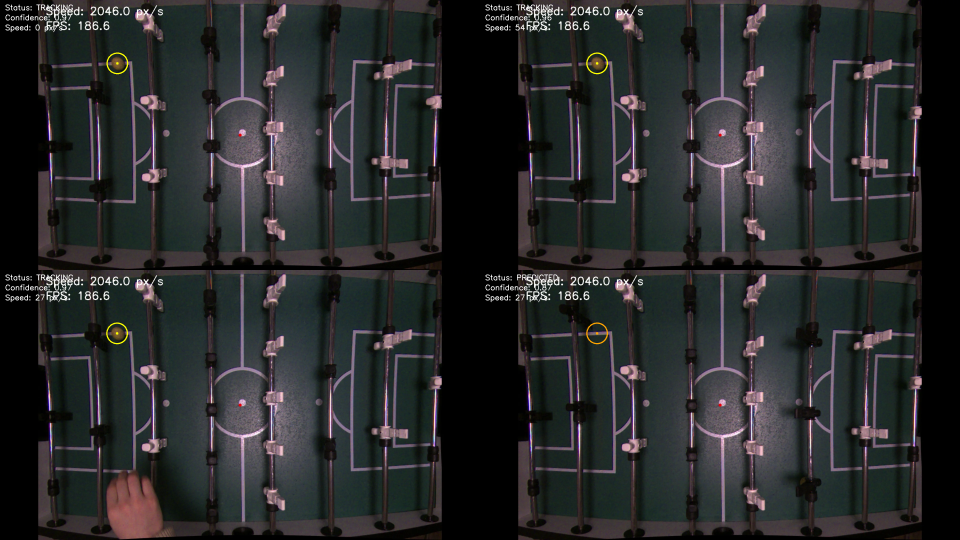
#> input picture v2/tracking_overview.png, 1920 x 1080 px (shown at 1/2 size); its folder holds only this picture in this run
$ python -i ball_tracker_v2.py   (imports and definitions only)
#> lines starting #> are read from the running program, lines starting #| are printed output that depends on the picture; after the words box and inside, x2 and y2 are one past the last pixel; in counts of white or black regions, pixels touching at a corner belong together
#> further down, picture is the input picture: shape (1080, 1920, 3); mean B, G, R 43.1, 42.3, 40.9
"""
Kicker Ball Tracker - Verbesserte Version
==========================================

Integration in bestehendes Projekt:
1. Diese Datei ins Projektverzeichnis kopieren
2. Im Hauptskript importieren:
   from ball_tracker_v2 import BallTracker
3. Alte detect_ball() Funktion ersetzen

Änderungen gegenüber Original:
- HSV-Bereich optimiert für gelben Kickerball
- Kalman-Filter für robustes Tracking bei Verdeckung
- Multi-Frame-Validierung gegen False Positives
- Geschwindigkeitsberechnung mit konfigurierbarer Kalibrierung
- Debug-Visualisierung

Autor: Claude (für Johannes)
Datum: 2025-01
"""

import cv2
import numpy as np
from collections import deque
from dataclasses import dataclass, field
from typing import Optional, Tuple, List
from enum import Enum


class TrackingState(Enum):
    """Status des Ball-Trackings"""
    LOST = 0        # Kein Ball, keine Vorhersage
    TRACKING = 1    # Ball aktiv detektiert
    PREDICTED = 2   # Ball verdeckt, Position vorhergesagt
    SEARCHING = 3   # Suche nach Ball nach Verlust


@dataclass
class BallState:
    """Aktueller Zustand des Balls"""
    x: float = 0.0
    y: float = 0.0
    radius: float = 20.0
    vx: float = 0.0  # Geschwindigkeit X (Pixel/Frame)
    vy: float = 0.0  # Geschwindigkeit Y (Pixel/Frame)
    speed_px_s: float = 0.0  # Geglättete Geschwindigkeit (Pixel/Sekunde)
    confidence: float = 0.0
    state: TrackingState = TrackingState.LOST
    frames_since_detection: int = 0


class KalmanTracker:
    """
    Kalman-Filter für Positions- und Geschwindigkeits-Tracking.
    Optimiert für schnelle Ballbewegungen.
    """

    # [80 lines left out: functions __init__, reset, init_position, predict, update, not called in this run]


class BallDetector:
    """
    HSV-basierte Ball-Detektion mit optimierten Parametern.
    """

    def __init__(self):
        # Primäre HSV-Range (aus Analyse: gelber Kickerball)
        # H: 13-19 (erweitert auf 8-28 für Toleranz)
        # S: 139-170 (erweitert auf 70-255)
        # V: 103+ (erweitert auf 60+)
        self.hsv_ranges = [
            # Primär: Optimiert für den analysierten Ball
            (np.array([8, 80, 70]), np.array([28, 255, 255])),
            # Fallback: Breiterer Bereich für schwierige Lichtverhältnisse
            (np.array([5, 50, 50]), np.array([35, 255, 255])),
        ]

        # Morphologie-Kernel
        self.kernel_open = cv2.getStructuringElement(cv2.MORPH_ELLIPSE, (3, 3))
        self.kernel_close = cv2.getStructuringElement(cv2.MORPH_ELLIPSE, (7, 7))

        # Größenfilter
        self.min_area = 250
        self.max_area = 8000
        self.min_radius = 8
        self.max_radius = 50

        # Formfilter
        self.min_circularity = 0.50

        # Debug
        self.last_mask = None

    def detect(self, frame: np.ndarray,
               search_region: Optional[Tuple[int, int, int, int]] = None,
               use_fallback: bool = False) -> List[Tuple[float, float, float, float, int]]:
        """
        Erkenne Ball im Frame.

        Args:
            frame: BGR-Bild
            search_region: Optional (x, y, w, h) - eingeschränkte Suche
            use_fallback: Breiteren HSV-Bereich nutzen

        Returns:
            Liste von (x, y, radius, confidence, area), sortiert nach confidence
        """
#> called with use_fallback = False
        # ROI extrahieren
        if search_region:
            rx, ry, rw, rh = search_region
            h, w = frame.shape[:2]

            # Grenzen validieren und clampen
            rx = max(0, min(rx, w - 1))
            ry = max(0, min(ry, h - 1))
            rw = max(1, min(rw, w - rx))
            rh = max(1, min(rh, h - ry))

            roi = frame[ry:ry+rh, rx:rx+rw]
            offset = (rx, ry)

            # Fallback wenn ROI zu klein oder leer
            if roi.size == 0 or roi.shape[0] < 10 or roi.shape[1] < 10:
                roi = frame
                offset = (0, 0)
        else:
            roi = frame
            offset = (0, 0)

        # HSV konvertieren
        hsv = cv2.cvtColor(roi, cv2.COLOR_BGR2HSV)
#> hsv: shape (1080, 1920, 3); mean H, S, V 75, 56.3, 47.4

        # HSV-Range wählen
        hsv_range = self.hsv_ranges[1 if use_fallback else 0]

        # Maske erstellen
        mask = cv2.inRange(hsv, hsv_range[0], hsv_range[1])
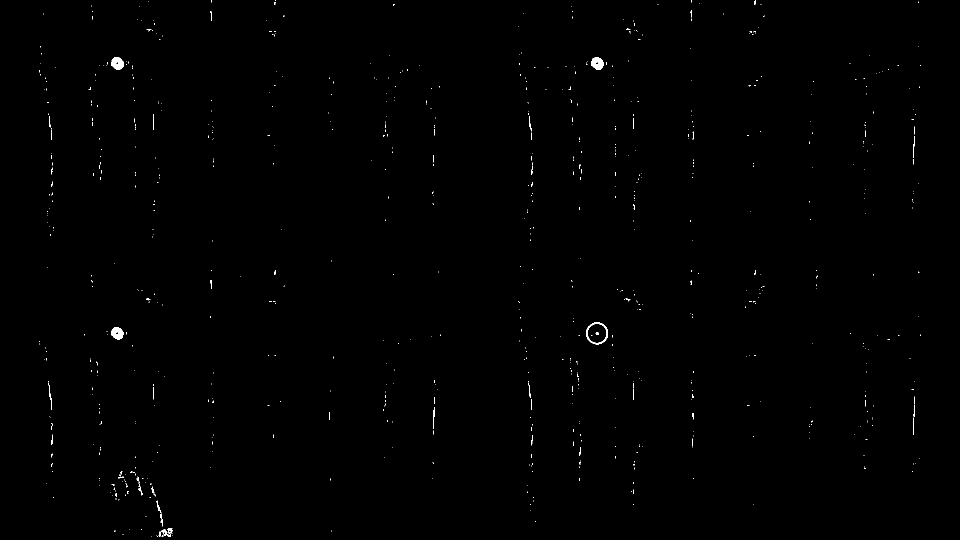
#> mask: shape (1080, 1920) (shown at 1/2 size); 0.26% white; 793 white regions (758 under 20 px), largest, box (x1, y1, x2, y2) and area: (222, 114, 248, 139) 468, (1182, 114, 1208, 139) 465, (222, 654, 247, 679) 454

        # Morphologie
        mask = cv2.morphologyEx(mask, cv2.MORPH_OPEN, self.kernel_open, iterations=1)
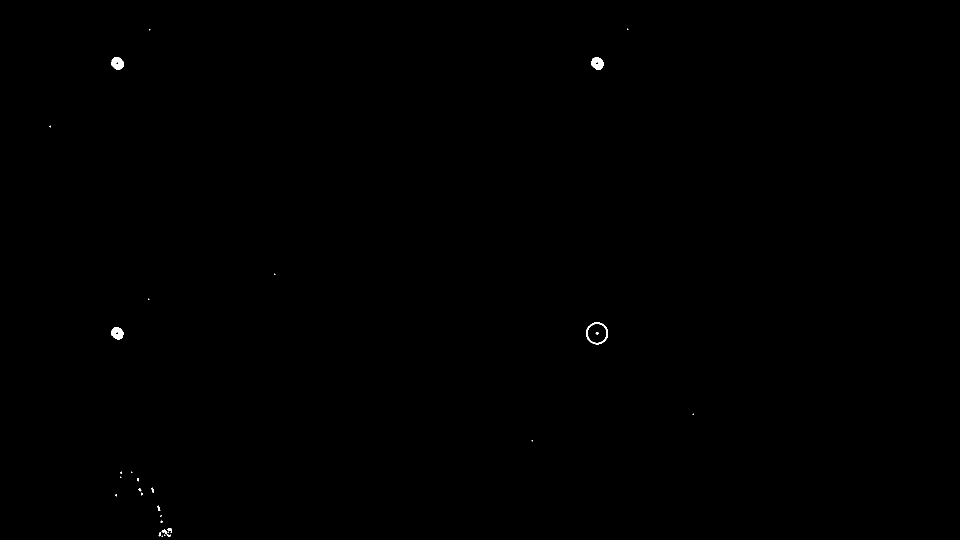
#> mask: shape (1080, 1920) (shown at 1/2 size); 0.11% white; 30 white regions (18 under 20 px), largest, box (x1, y1, x2, y2) and area: (222, 114, 248, 139) 466, (1182, 114, 1208, 139) 464, (222, 654, 247, 679) 454
        mask = cv2.morphologyEx(mask, cv2.MORPH_CLOSE, self.kernel_close, iterations=1)
#> mask: shape (1080, 1920); 0.11% white; 23 white regions (13 under 20 px)

        self.last_mask = mask.copy()

        # Konturen finden
        contours, _ = cv2.findContours(mask, cv2.RETR_EXTERNAL, cv2.CHAIN_APPROX_SIMPLE)
#> contours = 22 contours, 15 with area under 20; largest, box (x1, y1, x2, y2) and area: (1172, 645, 1216, 689) 1466, (222, 114, 248, 139) 454, (1182, 114, 1208, 139) 448, (222, 654, 247, 679) 437, (317, 1057, 344, 1074) 271, (277, 977, 285, 991) 24, (315, 1011, 321, 1022) 24

        candidates = []

        for contour in contours:
            area = cv2.contourArea(contour)

            if not (self.min_area < area < self.max_area):
                continue

            # Minimum Enclosing Circle
            (cx, cy), radius = cv2.minEnclosingCircle(contour)

            if not (self.min_radius < radius < self.max_radius):
                continue

            # Zirkularität
            perimeter = cv2.arcLength(contour, True)
            if perimeter <= 0:
                continue
            circularity = 4 * np.pi * area / (perimeter * perimeter)

            if circularity < self.min_circularity:
                continue

            # Fill Ratio (wie viel des Kreises ist gefüllt)
            circle_area = np.pi * radius * radius
            fill_ratio = area / circle_area if circle_area > 0 else 0

            # Confidence berechnen
            confidence = self._calc_confidence(circularity, fill_ratio, area)

            # Position mit Offset
            candidates.append((
                cx + offset[0],
                cy + offset[1],
                radius,
                confidence,
                int(area)
            ))
#> this loop made 22 passes
#> area on passes 4, 6: 24, 24.5
#> after the loop, candidates = [(330, 1064, 14.32, 0.611, 271), (234.7, 666.2, 13.04, 0.929, 437), (1193.7, 666.2, 22.11, 0.998, 1466), (1193.8, 126.8, 13.32, 0.93, 448), (234.8, 126.2, 13.1, 0.93, 453)]

        # Sortiere nach Confidence
        candidates.sort(key=lambda c: c[3], reverse=True)

        return candidates

    def _calc_confidence(self, circularity: float, fill_ratio: float, area: int) -> float:
        """Confidence-Score berechnen"""
        # Zirkularität: 0.85+ ist ideal
        circ_score = min(circularity / 0.85, 1.0)

        # Fill: 0.7+ ist ideal
        fill_score = min(fill_ratio / 0.70, 1.0)

        # Größe: ~1500 ist ideal
        ideal_area = 1500
        area_diff = abs(area - ideal_area) / ideal_area
        area_score = max(0, 1.0 - area_diff * 0.5)

        return 0.50 * circ_score + 0.30 * fill_score + 0.20 * area_score


class BallTracker:
    """
    Hauptklasse: Kombiniert Detektion + Kalman-Filter.

    Verwendung:
        tracker = BallTracker(fps=180)

        while video_running:
            frame = get_frame()
            state = tracker.update(frame)

            if state.state != TrackingState.LOST:
                draw_ball(state.x, state.y, state.radius)
                print(f"Speed: {state.speed_px_s:.0f} px/s")
    """

    # [199 lines left out: functions __init__, update, _select_best_candidate, _update_speed, get_speed_kmh, reset and 1 more, not called in this run]

    def get_debug_mask(self) -> Optional[np.ndarray]:
        """Letzte HSV-Maske für Debug"""
        return self.detector.last_mask


# ============================================================
# Drop-in Replacement für alten Code
# ============================================================

# Globaler Tracker (für einfache Integration)
_global_tracker: Optional[BallTracker] = None


# [39 lines left out: functions init_ball_tracker, detect_ball, get_ball_speed, get_ball_speed_kmh, not called in this run]


# ============================================================
# TEST
# ============================================================
# [53 lines not run here, left out]

>>> import cv2
>>> picture = cv2.imread('tracking_overview.png')
>>> result = BallDetector().detect(picture)
#> result = [(1193.7, 666.2, 22.11, 0.998, 1466), (234.8, 126.2, 13.1, 0.93, 453), (1193.8, 126.8, 13.32, 0.93, 448), (234.7, 666.2, 13.04, 0.929, 437), (330, 1064, 14.32, 0.611, 271)]
